Frame 1 (no input): blank canvas, image omitted
Frame 60 (the mouse pressed at the canvas centre just before this capture): blank canvas, image omitted
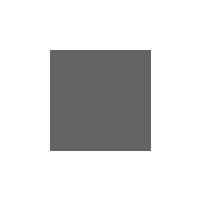
Frame 120 (the mouse held since frame 60 and released just before this capture)

The Processing sketch whose frames 1 and 60 were blank and that drew this single picture after the mouse press (run headless with seeded random() and noise(); from frame 60 on, the mouse is pressed at the canvas centre):

// Processing sketch: processing_70455
// ── processing_70455.pde

// Learning Processing
// Daniel Shiffman
// http://www.learningprocessing.com

// Example 3-2: mouseX and mouseY

void setup() {
  size(200,200);
  background(255);
}

void draw() {
  // Try moving background() to setup() and see the difference!
  

  // Body
  stroke(mouseY);
  fill(mouseX);
  rectMode(CENTER);
  
  // mouseX is a keyword that the sketch replaces with the horizontal position of the mouse.
  // mouseY is a keyword that the sketch replaces with the vertical position of the mouse.
  rect(100, 100, mouseX,mouseY);   
}
